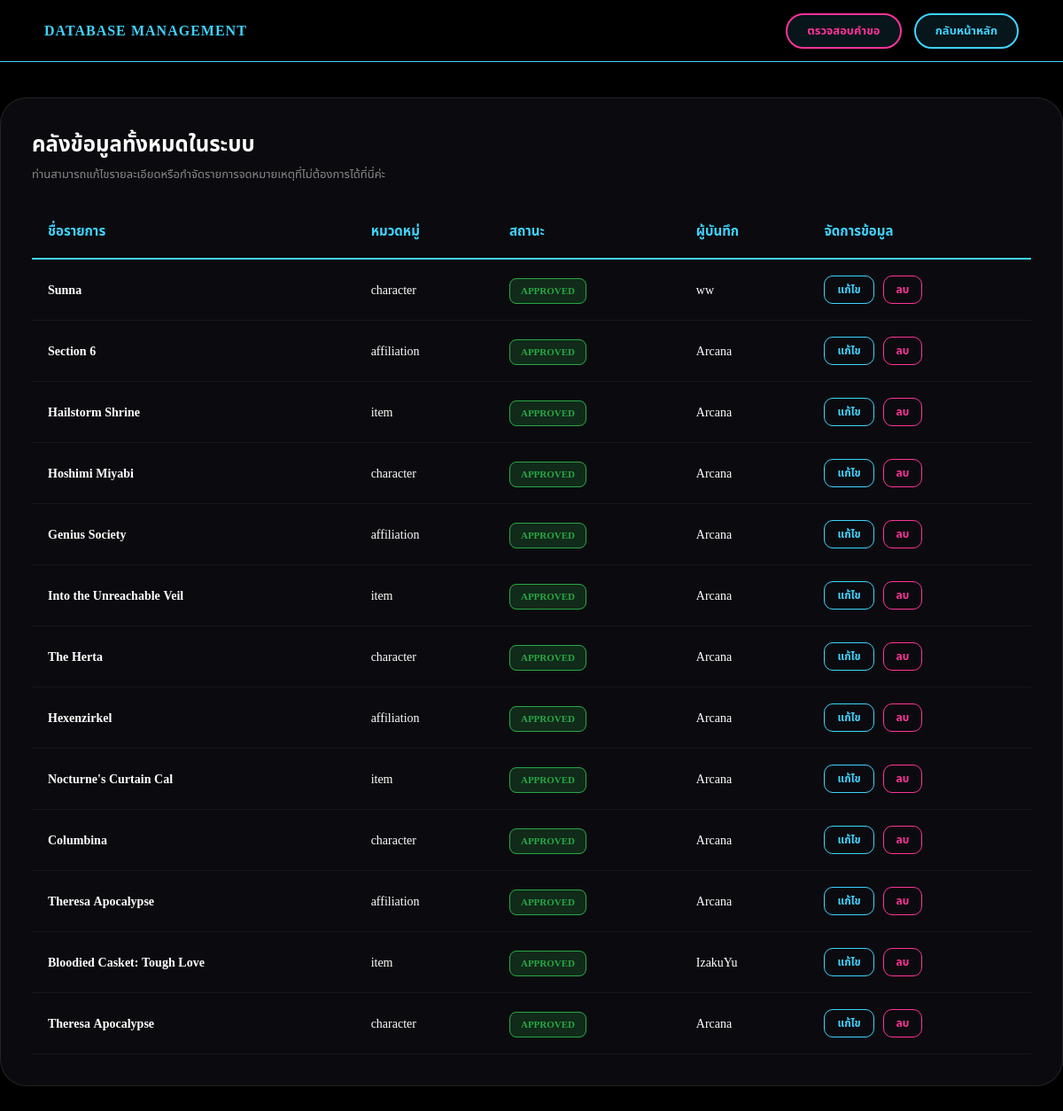
/hoyoverse_web/admin_dashboard.php (signed in), run on the app's committed database.
### tables this page shows
CREATE TABLE `characters` (
  `id` int(11) NOT NULL,
  `name` varchar(255) NOT NULL,
  `game` varchar(100) NOT NULL,
  `category` varchar(50) NOT NULL,
  `element` varchar(100) DEFAULT NULL,
  `path_type` varchar(100) DEFAULT NULL,
  `rarity` varchar(50) DEFAULT NULL,
  `affiliation` varchar(150) DEFAULT NULL,
  `leader` varchar(150) DEFAULT NULL,
  `location` varchar(150) DEFAULT NULL,
  `relationship` varchar(100) DEFAULT NULL,
  `lore_detail` text DEFAULT NULL,
  `image` text DEFAULT NULL,
  `status` enum('pending','approved') DEFAULT 'pending',
  `submitted_by` varchar(100) NOT NULL,
  `likes_count` int(11) DEFAULT 0
);

### hoyoverse_web/admin_dashboard.php (the view, shortened to what this page needs)
<?php
include 'db.php';
$query = "SELECT * FROM characters ORDER BY id DESC";
$result = $conn->query($query);
?>
<!DOCTYPE html>
<html lang="th">
<head>
</head>
<body>
    <video autoplay muted loop id="bg-video">
        <source src="Video/Quantum Sea.mp4" type="video/mp4">
    </video>
    <nav>
        <div style="font-weight:700; color:#3fd3ff; letter-spacing: 1px;">DATABASE MANAGEMENT</div>
        <div>
            <a href="admin_approval.php" class="btn-frame" style="border-color:#ff3399; color:#ff3399;">ตรวจสอบคำขอ</a>
            <a href="index.php" class="btn-frame">กลับหน้าหลัก</a>
        </div>
    </nav>
    <div class="container">
        <h2 style="margin-bottom: 5px; color: #fff;">คลังข้อมูลทั้งหมดในระบบ</h2>
        <p style="color: #888; font-size: 13px; margin-bottom: 25px;">ท่านสามารถแก้ไขรายละเอียดหรือกำจัดรายการจดหมายเหตุที่ไม่ต้องการได้ที่นี่ค่ะ</p>
        <table>
            <thead>
                <tr>
                    <th>ชื่อรายการ</th>
                    <th>หมวดหมู่</th>
                    <th>สถานะ</th>
                    <th>ผู้บันทึก</th>
                    <th>จัดการข้อมูล</th>
                </tr>
            </thead>
            <tbody>
                <?php while($row = $result->fetch_assoc()): ?>
                <tr>
                    <td><strong style="color: #fff;"><?php echo htmlspecialchars($row['name']); ?></strong></td>
                    <td><?php echo htmlspecialchars($row['category']); ?></td>
                    <td>
                        <span class="status-badge <?php echo ($row['status'] == 'approved') ? 'status-approved' : 'status-pending'; ?>">
                            <?php echo $row['status']; ?>
                        </span>
                    </td>
                    <td><?php echo htmlspecialchars($row['submitted_by']); ?></td>
                    <td>
                        <div class="action-group">
                            <a href="admin_edit.php?id=<?php echo $row['id']; ?>" class="btn-action btn-edit">แก้ไข</a>
                            <a href="javascript:void(0)" onclick="confirmDelete(<?php echo $row['id']; ?>)" class="btn-action btn-delete">ลบ</a>
                        </div>
                    </td>
                </tr>
                <?php endwhile; ?>
            </tbody>
        </table>
    </div>
</body>
</html>

### hoyoverse_web/admin_dashboard.php (style rules this page uses)
* { margin: 0; padding: 0; box-sizing: border-box; font-family: 'Noto Sans Thai'; }
body, html { height: 100%; color: #fff; background: #000; overflow-x: hidden; }
#bg-video { position: fixed; top: 0; left: 0; width: 100vw; height: 100vh; object-fit: cover; z-index: -1; filter: brightness(0.3); }
nav { background: rgba(0, 0, 0, 0.85); height: 70px; padding: 0 50px; display: flex; justify-content: space-between; align-items: center; border-bottom: 1px solid #3fd3ff; backdrop-filter: blur(15px); position: sticky; top: 0; z-index: 100; }
.btn-frame { padding: 8px 22px; background: rgba(63, 211, 255, 0.1); border: 2px solid #3fd3ff; color: #3fd3ff; border-radius: 30px; text-decoration: none; font-weight: 600; font-size: 13px; transition: 0.3s; margin-left: 10px; display: inline-block; }
.container { max-width: 1200px; margin: 40px auto; padding: 35px; background: rgba(15, 15, 20, 0.75); border-radius: 30px; backdrop-filter: blur(25px); border: 1px solid rgba(255,255,255,0.1); box-shadow: 0 20px 50px rgba(0,0,0,0.5); }
table { width: 100%; border-collapse: collapse; margin-top: 25px; }
th { color: #3fd3ff; padding: 18px; text-align: left; border-bottom: 2px solid #3fd3ff; font-size: 15px; }
td { padding: 18px; border-bottom: 1px solid rgba(255,255,255,0.05); font-size: 14px; }
.status-badge { padding: 5px 12px; border-radius: 8px; font-size: 11px; font-weight: 700; text-transform: uppercase; }
.status-approved { background: rgba(40, 167, 69, 0.2); color: #28a745; border: 1px solid #28a745; }
.action-group { display: flex; gap: 10px; }
.btn-action { padding: 6px 14px; border-radius: 10px; text-decoration: none; font-weight: 600; font-size: 12px; transition: 0.3s; }
.btn-edit { border: 1px solid #3fd3ff; color: #3fd3ff; }
.btn-delete { border: 1px solid #ff3399; color: #ff3399; }

### data on the page
characters: name "Sunna", category "character", status "APPROVED", submitted_by "ww"
characters: name "Section 6", category "affiliation", status "APPROVED", submitted_by "Arcana"
characters: name "Hailstorm Shrine", category "item", status "APPROVED", submitted_by "Arcana"
characters: name "Hoshimi Miyabi", category "character", status "APPROVED", submitted_by "Arcana"
characters: name "Genius Society", category "affiliation", status "APPROVED", submitted_by "Arcana"
characters: name "Into the Unreachable Veil", category "item", status "APPROVED", submitted_by "Arcana"
characters: name "The Herta", category "character", status "APPROVED", submitted_by "Arcana"
characters: name "Hexenzirkel", category "affiliation", status "APPROVED", submitted_by "Arcana"
characters: name "Nocturne's Curtain Cal", category "item", status "APPROVED", submitted_by "Arcana"
characters: name "Columbina", category "character", status "APPROVED", submitted_by "Arcana"
characters: name "Theresa Apocalypse", category "affiliation", status "APPROVED", submitted_by "Arcana"
characters: name "Bloodied Casket: Tough Love", category "item", status "APPROVED", submitted_by "IzakuYu"
characters: name "Theresa Apocalypse", category "character", status "APPROVED", submitted_by "Arcana"
